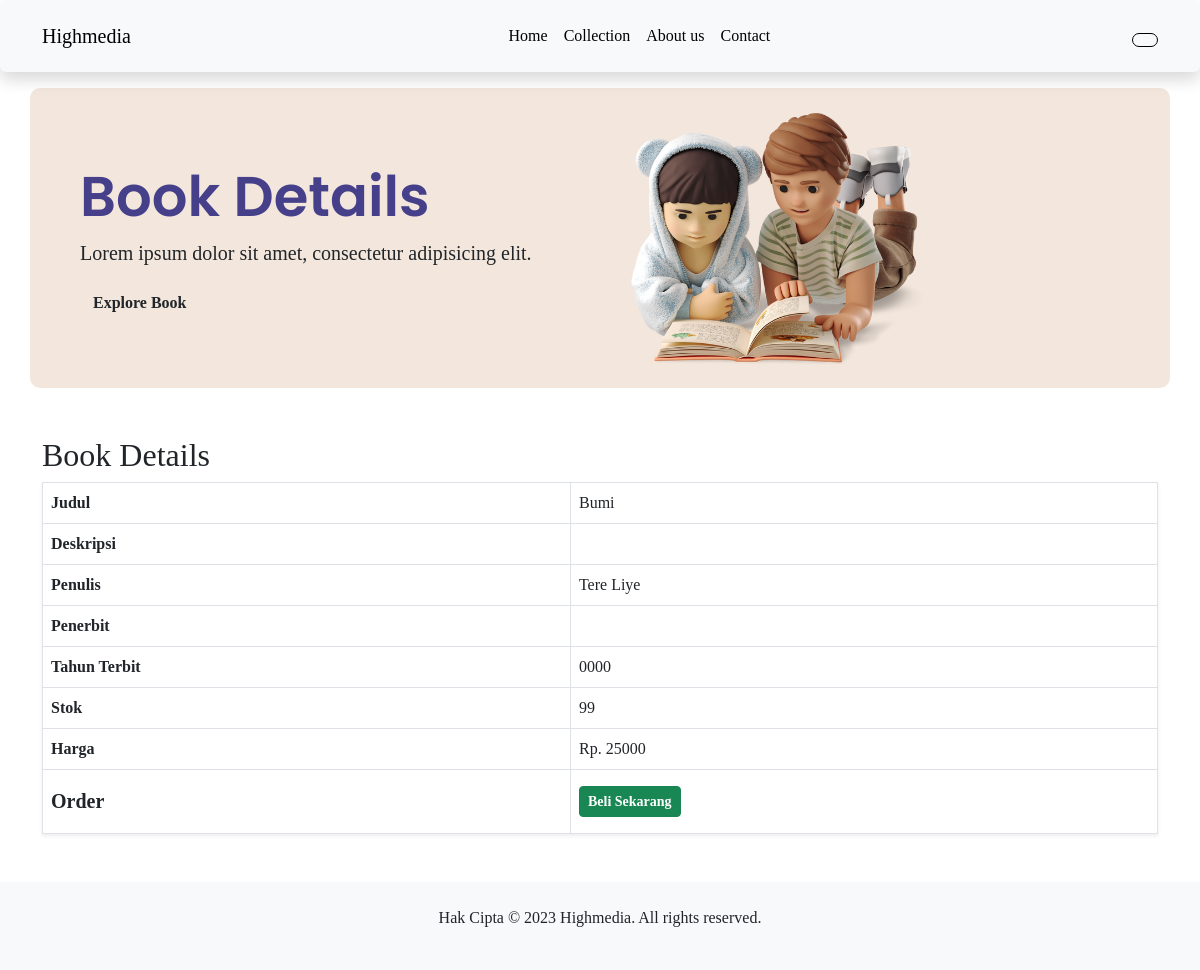
/detail_buku_fantasi.php?id_buku=1, run on the app's committed database.
### tables this page shows
CREATE TABLE `data_buku_fantasi` (
  `id_buku` int(11) NOT NULL,
  `gambar_buku` varchar(32) NOT NULL,
  `judul_buku` varchar(32) NOT NULL,
  `deskripsi` text NOT NULL,
  `penulis` varchar(32) NOT NULL,
  `penerbit` varchar(32) NOT NULL,
  `tahun_terbit` year(4) NOT NULL,
  `stok` int(11) NOT NULL,
  `harga_satuan` int(11) NOT NULL
);

### detail_buku_fantasi.php (the view, shortened to what this page needs)
<?php
    include "koneksi.php";
    if (isset($_GET['id_buku'])) {
    $id_buku = $_GET['id_buku'];
    $query = "SELECT * FROM data_buku_fantasi WHERE id_buku = '$id_buku'";
    $result = mysqli_query($koneksi, $query);
    if (mysqli_num_rows($result) > 0) {
        $buku = mysqli_fetch_assoc($result);
?>
<!DOCTYPE html>
<html lang="en">
<head>
  <link rel="stylesheet" href="css/bootstrap.min.css">
  <link rel="stylesheet" href="style.css">
</head>
<body>
  <header>
    <nav class="navbar sticky-top navbar-expand-lg bg-body-tertiary  shadow p-3 mb-3 rounded">
      <div class="container">
        <a class="navbar-brand" href="index.html">Highmedia</a>
        <div class="collapse navbar-collapse" id="navbarNavAltMarkup">
          <div class="navbar-nav mx-auto">
            <a class="nav-link" aria-current="page" href="index.php">Home</a>
            <a class="nav-link" href="koleksi.php">Collection</a>
            <a class="nav-link" href="#">About us</a>
            <a class="nav-link">Contact</a>
            </div>
            <div class="profile">
              <a href="logout.php" class="btn align-self-end login"><?php echo $_SESSION['username'] ?></a>
            </div>
          </div>
        </div>
    </nav>
  </header>
  <main>
    <section class="jumbotron mb-5">
      <div class="container same">
        <div class="row">
          <div class="col build">
        <h3 class="display-4 ganti fw-semibold">Book Details</h3>
        <p class="lead">Lorem ipsum dolor sit amet, consectetur adipisicing elit.</p>
        <a href="#detail_buku" class="btn ubah fw-semibold">Explore Book</a>
        </div>
        <div class="col bocil1">
        <img src="assets/bocil.png" width="300px" class="bocil">
        </div>
      </div>
    </section>
    <div class="container mb-5" id="detail_buku">
        <h2>Book Details</h2>
        <table class="table table-bordered shadow-sm">
            <tbody>
                <tr>
                    <th>Judul</th>
                    <td><?php echo $buku['judul_buku']; ?></td>
                </tr>
                <tr>
                    <th>Deskripsi</th>
                </tr>
                <tr>
                    <th>Penulis</th>
                    <td><?php echo $buku['penulis']; ?></td>
                </tr>
                <tr>
                    <th>Penerbit</th>
                </tr>
                <tr>
                    <th>Tahun Terbit</th>
                    <td><?php echo $buku['tahun_terbit']; ?></td>
                </tr>
                <tr>
                    <th>Stok</th>
                    <td><?php echo $buku['stok']; ?></td>
                </tr>
                <tr>
                    <th>Harga</th>
                    <td><?php echo "Rp. " . $buku['harga_satuan']; ?></td>
                </tr>
                <tr>
                    <th class="mt-5"><p class="mt-2 mb-2 fs-5 fw-bold">Order</p></th>
                    <td><a href="co.php?id_buku=<?php echo $buku['id_buku']; ?>" class="btn btn-success btn-sm mt-2 mb-2 fw-bold">Beli Sekarang</a></td>
                </tr>
            </tbody>
        </table>
    </div>
    <?php
        } else {
            echo "Book not found.";
        }
        } else {
            echo "Parameter id_buku not found in the URL.";
        }
    ?>
  </main>
  <footer class="bg-light text-center py-4">
    <div class="container">
      <p>Hak Cipta &copy; 2023 Highmedia. All rights reserved.</p>
    </div>
  </footer>
</body>
</html>

### style.css (style rules this page uses)
.nav-link { color: black; }
* { font-family: 'Times New Roman', Times, serif, 'Poppins'; }
@media (min-width: 992px) { .same { background-color: #f3e7dd; border-radius: 10px; height: 300px; padding-top: 25px; padding-left: 50px; font-family: Poppins; font-weight: bold; } }
@media (min-width: 992px) { .build { padding-top: 50px; } }
@media (min-width: 992px) { .ganti { color: #46408B; font-family: 'poppins'; } }
@media (min-width: 992px) { .bocil1 { position: relative; } }
@media (min-width: 992px) { .bocil { padding-bottom: 300px; } }
@media (min-width: 992px) { .login { border: 1px solid black; border-radius: 20px; } }
@media (min-width: 992px) { .profile { margin-top: 5px; position: relative; float: right; } }

### data on the page
data_buku_fantasi: judul_buku "Bumi", penulis "Tere Liye", tahun_terbit "0000", stok "99", harga_satuan "25000"
